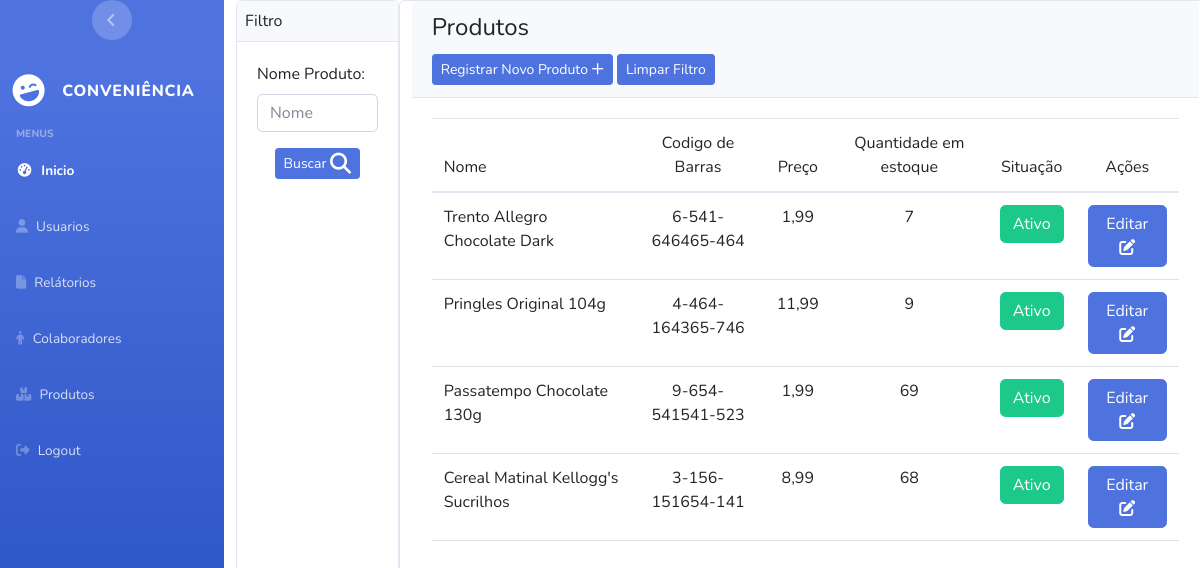
Page /product/main_menu_product (signed in) on the earlier database version.
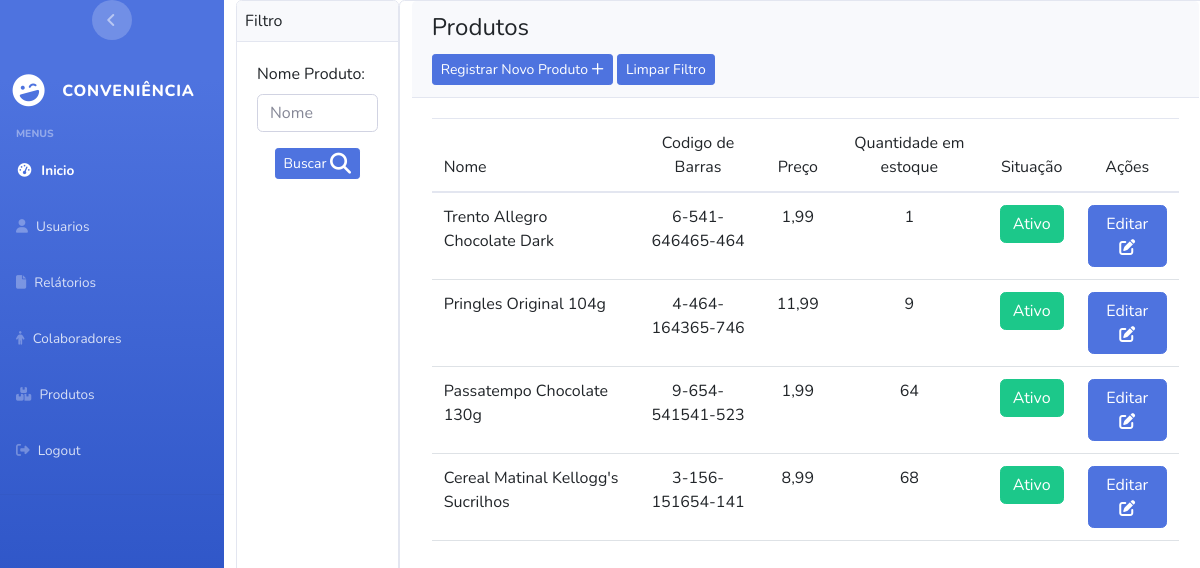
Same page on the later database version.
### apps/Product/models.py (models this page shows, shortened)
class Product(models.Model):
    name = models.CharField(max_length=50,unique=True)
    code_bar = models.CharField(max_length=16,unique=True)
    price = models.DecimalField(decimal_places=2,max_digits=5)
    stock_quantity = models.IntegerField()
    is_deleted = models.BooleanField(default=False)

### apps/Product/views.py (the view)
# urls.py: path("main_menu_product",views.main_menu_product,name="main_menu_product"),
@user_passes_test(lambda user: user.is_superuser or user.is_staff,login_url='user:page_not_found')
@login_required(login_url="login_system")
def main_menu_product(request,name=None):
    form = searchProductForm()
    if not name:
        products = Product.objects.all().order_by('is_deleted')
    else:
        form = searchProductForm(request.POST)
        products = Product.objects.filter(name__startswith=name).order_by('is_deleted')
    return render(request,'product/main_menu_product.html',{'products':products,'form':form})

### apps/Product/forms.py
class searchProductForm(forms.Form):
       name = forms.CharField(label="Nome Produto",widget=forms.TextInput(attrs={"placeholder": "Nome","class": "form-control"}),required=False)

### templates/product/main_menu_product.html (shortened to what this page needs)
{% extends 'base.html' %}
{% block content %}
<div class="d-flex flex-row vh-100" >
<div class="card">
  <div class="card-header p-2">
    Filtro
  </div>
  <div class="card-body">
<form method="POST" action="{% url 'product:main_menu_product_with_filter' %}" >
  {{ form }}
  <div class="d-flex justify-content-center mt-3">
    <button type="submit" class="btn btn-fill btn-primary btn-sm">
    Buscar
  </button>
  </div>
</form>
</div>
</div>
<div class="card col-10" style="width:100%;">
  <div class="card-header">
    <h4 class="card-title">Produtos</h4>
    <td class="px-1"><a href="{% url 'product:save_product' %}" class="btn btn-primary btn-sm">Registrar Novo Produto
      <i class="fa-regular fa-plus"></i>
    </a></td>
    <td class="px-1"><a href="{% url 'product:main_menu_product' %}" class="btn btn-primary btn-sm">Limpar Filtro</a></td>
  </div>
  <div class="card-body">
    <div class="table-responsive" >
      <table class="table" id="" >
        <thead class="text-primary">
          <tr>
            <th>Nome</th>
            <th style="text-align:center;">Codigo de Barras</th>
            <th style="text-align:center;">Preço</th>
            <th style="text-align:center;">Quantidade em estoque</th>
            <th style="text-align:center;">Situação</th>
            <th colspan="3" style="text-align: center;">Ações</th>
          </tr>
        </thead>
        <tbody>
          {% for product in products %}
          <tr>
            <th>{{ product.name }}</th>
            <th style="text-align:center;">{{ product.code_bar }}</th>
            <th style="text-align:center;">{{ product.price }}</th>
            <th style="text-align:center;">{{ product.stock_quantity }}</th>
            <th>
              <form action="{% url 'product:erase_product' product.id %}" method="post">
                  <input type="submit"
                    {% if product.is_deleted %}
                    value="Inativo" class="btn btn-danger" onclick="return confirm('Deseja realmente Ativar?')"
                    {% else %}
                    value="Ativo" class="btn btn-success" onclick="return confirm('Deseja realmente Desativar?')"
                    {% endif %}
                    >
              </form>
            </th>
            <th><a type="submit" class="btn btn-primary" href="{% url 'product:update_product' product.id %}">
              Editar
              <i class="fa-solid fa-pen-to-square"></i>
            </a></th>
            {% endfor %}
          </tr>
        </tbody>
      </table>
    </div>
  </div>
</div>
</div>
{% endblock content %}

Differences in the rows shown:
changed Product "Trento Allegro Chocolate Dark": stock_quantity "7" → "1"
changed Product "Passatempo Chocolate 130g": stock_quantity "69" → "64"
